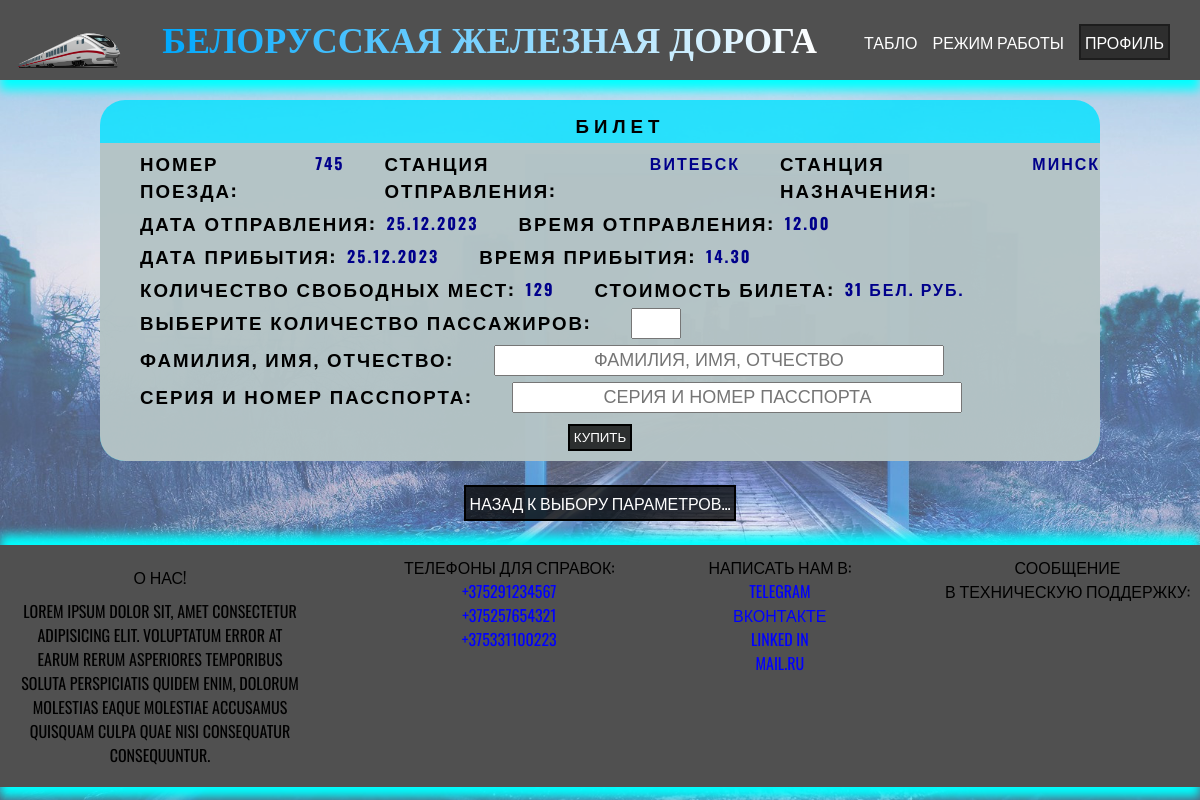
Page /ticket.php?id=1 (signed in) on the committed database.
### tables this page shows
CREATE TABLE `railway` (
  `id` int(11) NOT NULL,
  `departure` varchar(255) DEFAULT NULL,
  `arrival` varchar(255) DEFAULT NULL,
  `dated` date DEFAULT NULL,
  `timed` time DEFAULT NULL,
  `datea` date DEFAULT NULL,
  `timea` time DEFAULT NULL,
  `price` decimal(11,0) DEFAULT NULL,
  `code` int(11) DEFAULT NULL,
  `place` int(11) DEFAULT NULL
);

### ticket.php (the view, shortened to what this page needs)
<?php
require_once 'config/connect.php';
$railway_id = $_GET['id'];
$railway = mysqli_query($connect, "SELECT * FROM `railway` WHERE `id` = '$railway_id'");
$railway = mysqli_fetch_assoc($railway);
?>
<!doctype html>
<html lang="en">
<head>
</head>
<body>
<header class="header">
    <link rel="stylesheet" href="CSS/Style.css">
    <div class="container">
        <div>
            <div class="logo">
                <div class="logo_img">
                    <a href="index.php"><img src="CSS/Images/logo_image.png" alt="logo" width="130px"></a>
                </div>
                <div class="logo_name">
                    <h1>
                        <a href="index.php" class="name__inner">Белорусская Железная Дорога</a>
                    </h1>
                </div>
                <nav class="nav">
                    <div class="link">
                        <a href="scoreboard.php" class="tablo">Табло</a>
                    </div>
                    <div class="link">
                        <div class="hover_time">
                            <a href="#" class="time_work">Режим работы</a>
                        </div>
                    </div>
                    <div class="link">
                        <a class="log_in" href="log_in/index.php">Профиль</a>
                    </div>
            </div>
</header>
<div class="main_ticket">
    <link rel="stylesheet" href="CSS/Style_ticket.css">
    <div class="head_block4">
        <div class="name_block4"><h3>Билет</h3></div>
        <div class="ticket">
            <div class="row_ticket row1">
                <h3>Номер поезда: </h3><h4><?= $railway['code'] ?></h4>
                <h3>Станция отправления: </h3><h4><?= $railway['departure'] ?></h4>
                <h3>Станция назначения: </h3><h4><?= $railway['arrival'] ?></h4>
            </div>
            <div class="row_ticket row2">
                <h3>Дата отправления: </h3><h4><?= date("d.m.Y",strtotime($railway['dated']))?></h4>
                <h3>Время отправления: </h3><h4><?= date("G.i",strtotime($railway['timed']))?></h4>
            </div>
            <div class="row_ticket row3">
                <h3>Дата прибытия: </h3><h4><?= date("d.m.Y",strtotime($railway['datea']))?></h4>
                <h3>Время прибытия: </h3><h4><?= date("G.i",strtotime($railway['timea'])) ?></h4>
            </div>
            <div class="row_ticket row4">
                <h3>Количество свободных мест: </h3><h4><?= $railway['place'] ?></h4>
                <h3>Стоимость билета: </h3><h4><?= $railway['price'] ?> бел. руб.</h4>
            </div>
            <?php
            if (isset($_SESSION['user']['id'])) {?>
            <form action="/vendor/buy.php?id=<?= $railway['id'] ?>" method="post">
                <div class="row_ticket">
                    <h3>Выберите количество пассажиров:</h3>
                    <input class="row_number" type="number" min="1" max="4" name="places">
                </div>
                <div class="row_ticket">
                    <h3>Фамилия, Имя, Отчество:</h3>
                    <input class="row_input" type="text" name="name" placeholder="Фамилия, Имя, Отчество">
                </div>
                <div class="row_ticket">
                    <h3>Серия и Номер пасспорта:</h3>
                    <input class="row_input" type="text" name="series_passport" placeholder="Серия и Номер пасспорта">
                </div>
                <div class="btn_buy">
                    <button type="submit" class="buy_ticket">Купить</button>
                </div>
            </form>
                <?php }
                else redirect('/log_in/index.php');
                ?>
        </div>
    </div>
</div>
<section id=basement  >
    <div class="buttom4">
        <a href="index.php#line-stop" class="next_page">Назад к выбору параметров...</a>
    </div>
    <div class="basement_text">
        <div class="basement_text__inner">
            <div class="box about_us">
                <p>О нас!</p>
                <p>Lorem ipsum dolor sit, amet consectetur adipisicing elit. Voluptatum error at earum rerum asperiores temporibus soluta perspiciatis quidem enim, dolorum molestias eaque molestiae accusamus quisquam culpa quae nisi consequatur consequuntur.</p>
            </div>
            <div class="box call_number">
                <p>Телефоны для справок:</p>
                <a class="number" href="#">+375291234567</a>
                <a class="number" href="#">+375257654321</a>
                <a class="number" href="#">+375331100223</a>
            </div>
            <div class="box send_us">
                <p>Написать нам в:</p>
                <a class="link_web" href="#">Telegram</a>
                <a class="link_web" href="#">ВКонтакте</a>
                <a class="link_web" href="#">Linked In</a>
                <a class="link_web" href="#">Mail.ru</a>
            </div>
            <div class="box support">
                <p>Сообщение<br> в техническую поддержку:</p>
            </div>
        </div>
    </div>
</section>
</body>
</html>

### CSS/Style.css (style rules this page uses)
* { scroll-behavior: smooth; padding: 0; margin: 0; box-sizing: border-box; }
body { font-family: 'Oswald', sans-serif; font-size: 16px; background: url(Images/bg-image.jpg) no-repeat; background-size: cover; -webkit-background-size: cover; background-attachment: fixed; }
.container { width: 100%; max-width: 100%; margin: 0 auto; }
.header { background: #505050; width: 100%; height: 80px; z-index: 1000; box-shadow: 0 10px 10px aqua, 0 -10px 10px aqua; position: fixed; margin: 0 auto; }
.logo { display: flex; justify-content: space-between; }
.logo_img { z-index: 101; }
.logo_name { text-align: center; font-family: 'Courier New', Courier, monospace; font-size: 18px; z-index: 101; margin: 20px auto; }
.name__inner { background:linear-gradient(to right,rgb(0, 168, 253),#fff 50%); background-size:200% auto; -webkit-background-clip:text; -webkit-text-fill-color:transparent; font-family: 'Georgia', serif; }
.nav { text-transform: uppercase; display: inline-flex; margin: 30px 15px; }
.link { vertical-align: top; padding-right: 15px; }
.tablo { text-decoration: none; color: white; }
.time_work { color: white; text-decoration: none; z-index: 1000; }
.log_in { text-decoration: none; color: white; background-color: rgba(12,12,12, 0.5); border: solid 2px rgba(12,12,12, 0.5); padding: 4px; }
.next_page { text-decoration: none; color: white; background-color: rgba(12,12,12, 0.8); border: solid 2px black; padding: 4px; }
.buttom4 { text-align: center; text-transform: uppercase; margin-top: 30em; margin-bottom: 30px; }
#basement { text-transform: uppercase; margin-top: -550px; }
#basement p { text-align: center; }
.basement_text { background: #505050; width: 100%; z-index: 1000; box-shadow: 0 10px 10px aqua, 0 -10px 10px aqua; }
.basement_text__inner { text-align: center; display: inline-flex; justify-content: space-between; }
.about_us { color: black; text-align: center; width: 25%; }
.about_us p { text-align: justify; margin: 10px; }
.call_number { color: black; text-align: center; }
.number { display: block; color: blue; text-decoration: none; }
.send_us { text-align: center; color: black; }
.support { text-align: center; color: black; }
.link_web { display: block; text-decoration: none; color: blue;; }
.box { margin: 10px; }

### CSS/Style_ticket.css (style rules this page uses)
* { box-sizing: border-box; margin: 0; padding: 0; text-transform: uppercase; }
.main_ticket { background-size: cover; -webkit-background-size: cover; justify-content: center; padding: 100px; display: grid; text-align: center; text-transform: uppercase; letter-spacing: 5px; }
.head_block4 { background: rgba(0, 225, 255, 0.8); vertical-align: center; border-radius: 25px 25px 25px 25px; }
.name_block4 { text-align: center; color: black; letter-spacing: 5px; padding: 5px; }
.ticket { text-align: left; background: rgba(194, 193, 193, 0.91); letter-spacing: 2px; border-radius: 0 0 25px 25px; width: 1000px; }
.row_ticket { display: inline-flex; }
h3 { margin-top: 6px; margin-left: 40px; }
h4 { margin-top: 8px; margin-left: 10px; color: darkblue; }
.row_number { margin-top: 6px; margin-left: 40px; width: 50px; text-align: center; color: darkblue; padding: 3px; font-size: 18px; }
.row_input { margin-top: 6px; margin-left: 40px; width: 450px; text-align: center; color: darkblue; padding: 3px; font-size: 18px; }
.btn_buy { text-align: center; padding: 10px; }
.buy_ticket, .cancel { text-decoration: none; color: white; background-color: rgba(12,12,12, 0.8); border: solid 2px black; padding: 4px; }

### rows in the picture
railway: code "745", departure "ВИТЕБСК", arrival "МИНСК", dated "25.12.2023", timed "12.00", datea "25.12.2023", timea "14.30", place "129", price "31"
